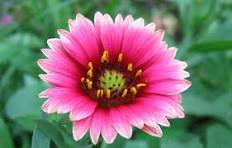
#> input picture image.jpg, 232 x 148 px, found by its file name
$ python EXP-8.py
#> lines starting #> are read from the running program, lines starting #| are printed output that depends on the picture
import cv2
import numpy as np

# Read image
img = cv2.imread(r"C:\Users\yeshw\OneDrive\Documents\COMPUTER VISION\EXPERIMENTS\image.jpg")
#> img is the input picture: shape (148, 232, 3); mean B, G, R 112.5, 115.7, 128.6

if img is None:
    print("Image not found!")
else:
    # Convert to grayscale
    gray = cv2.cvtColor(img, cv2.COLOR_BGR2GRAY)
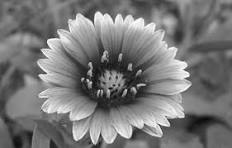
#> gray: shape (148, 232); min 8, max 255, mean 119.2

    # Create kernel
    kernel = np.ones((5, 5), np.uint8)

    # Apply dilation
    dilated = cv2.dilate(gray, kernel, iterations=1)
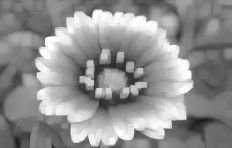
#> dilated: shape (148, 232); min 25, max 255, mean 144

    # Display images
    cv2.imshow("Original Image", gray)
    cv2.imshow("Dilated Image", dilated)

    cv2.waitKey(0)
    cv2.destroyAllWindows()
